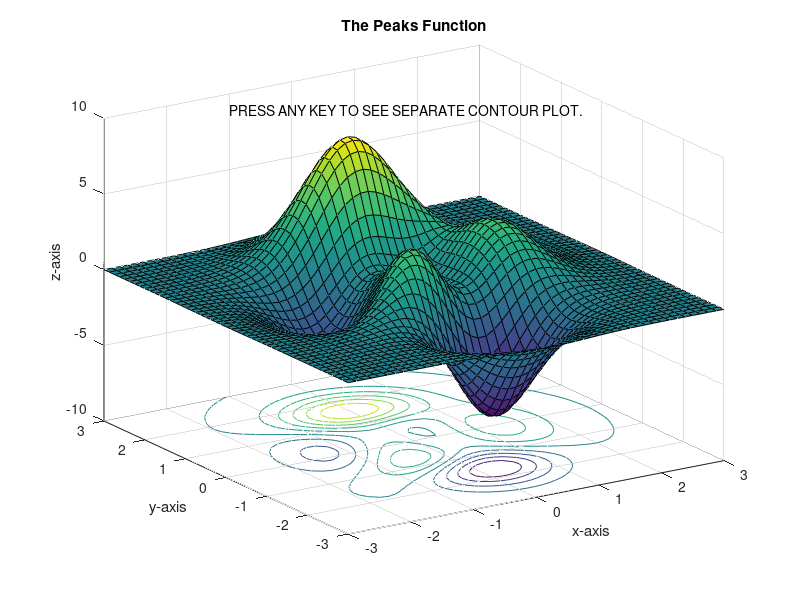
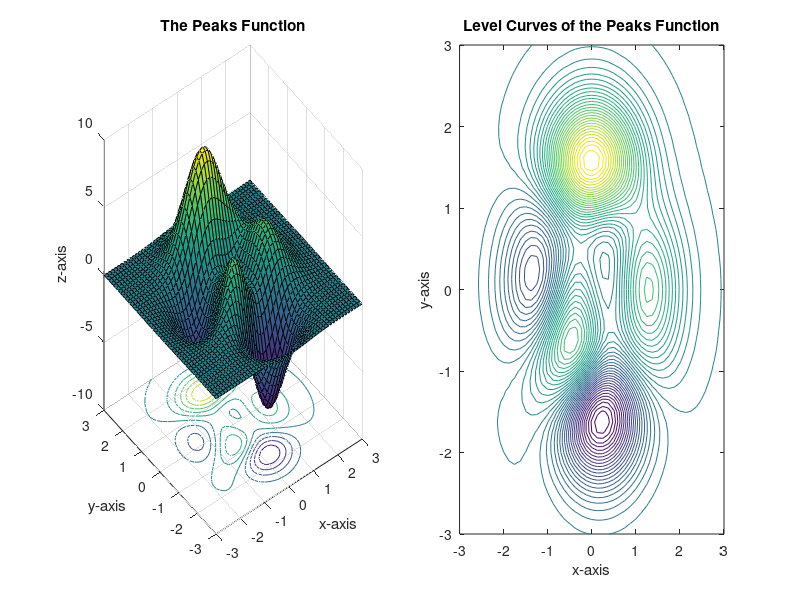

Here is the MATLAB script that generated these plots, in order:
function Points = samplepeaks(N)
% Selects points off the Peaks function and its contour plot.
% Allows the user to select N points off the countour
% plot.  The points are returned in rows of Points variable
% The Gradient and Hessian of the function are calculated.
% (This requires symbolic toolbox)
% Sample usage: >>CriticalPoints = samplepeaks(3);

whitebg 'w'

% Generate Data for Peaks Plot and Make full plot
[X,Y,Z]=peaks;
surfc(X,Y,Z)
title('The Peaks Function')
xlabel('x-axis')
ylabel('y-axis')
zlabel('z-axis')
set(gcf,'Position',[10 600 1000 600])
view([-33,24])
msg1='PRESS ANY KEY TO SEE SEPARATE CONTOUR PLOT.';
disp(msg1)
text(-1,3,9,msg1)
shg
pause

figure
% Surface Plot and Contour Plot
subplot(1,2,1)
surfc(X,Y,Z)
title('The Peaks Function')
xlabel('x-axis')
ylabel('y-axis')
zlabel('z-axis')
set(gcf,'Position',[10 100 1200 500])

% Contour Plot
subplot(1,2,2)
contour(X,Y,Z,50)
title('Level Curves of the Peaks Function')
xlabel('x-axis')
ylabel('y-axis')
%set(gcf,'Position',[400 50 600 500])

% Mouse Selection of Points off Countour Plot
if nargin == 0
  N=input('Enter the number of points you you wish to sample off the contour plot\n');
end

if N > 0
    if N == 1
        numstr= 'a point.';
    else
        numstr= [num2str(N), 'points.'];
    end
    disp(['Position crosshairs and click with mouse to select ',numstr]) 
    [x1,y1]=ginput(N);
    Points=[x1,y1];
end


% Symbolic Calculations of gradient and Hessian
% x=sym('x');
% y=sym('y');
% f =  sym('3*(1-x)^2*exp(-(x^2)-(y+1)^2)- 10*(x/5 - x^3 - y^5)*exp(-x^2-y^2)- 1/3*exp(-(x+1)^2 - y^2)')
% gradf=jacobian(f,[x,y])
% Jf=jacobian(gradf,[x,y])
